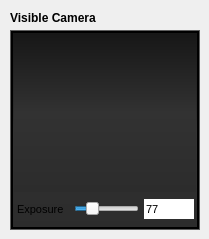
                  <widget class="QFrame" name="frame_29">
                   <property name="minimumSize">
                    <size>
                     <width>0</width>
                     <height>232</height>
                    </size>
                   </property>
                   <property name="styleSheet">
                    <string notr="true">border: none;</string>
                   </property>
                   <property name="frameShape">
                    <enum>QFrame::StyledPanel</enum>
                   </property>
                   <property name="frameShadow">
                    <enum>QFrame::Raised</enum>
                   </property>
                   <widget class="QLabel" name="label_52">
                    <property name="geometry">
                     <rect>
                      <x>10</x>
                      <y>10</y>
                      <width>161</width>
                      <height>16</height>
                     </rect>
                    </property>
                    <property name="font">
                     <font>
                      <weight>75</weight>
                      <bold>true</bold>
                     </font>
                    </property>
                    <property name="styleSheet">
                     <string notr="true">border: none;</string>
                    </property>
                    <property name="text">
                     <string>Visible Camera</string>
                    </property>
                   </widget>
                   <widget class="QFrame" name="frame_86">
                    <property name="geometry">
                     <rect>
                      <x>10</x>
                      <y>30</y>
                      <width>190</width>
                      <height>200</height>
                     </rect>
                    </property>
                    <property name="minimumSize">
                     <size>
                      <width>190</width>
                      <height>100</height>
                     </size>
                    </property>
                    <property name="maximumSize">
                     <size>
                      <width>190</width>
                      <height>200</height>
                     </size>
                    </property>
                    <property name="styleSheet">
                     <string notr="true">QFrame {
background-color: none;
border: 1px solid rgb(95, 95, 95)
}</string>
                    </property>
                    <property name="frameShape">
                     <enum>QFrame::StyledPanel</enum>
                    </property>
                    <property name="frameShadow">
                     <enum>QFrame::Raised</enum>
                    </property>
                    <widget class="QFrame" name="frame_87">
                     <property name="geometry">
                      <rect>
                       <x>1</x>
                       <y>1</y>
                       <width>188</width>
                       <height>198</height>
                      </rect>
                     </property>
                     <property name="minimumSize">
                      <size>
                       <width>100</width>
                       <height>198</height>
                      </size>
                     </property>
                     <property name="maximumSize">
                      <size>
                       <width>190</width>
                       <height>198</height>
                      </size>
                     </property>
                     <property name="styleSheet">
                      <string notr="true">QFrame {

background-color: qlineargradient(spread:pad, x1:0, y1:0, x2:0, y2:1, stop:0 rgba(23, 23, 23, 255), stop:0.497561 rgba(50, 50, 50, 255), stop:1 rgba(44, 44, 44, 255));
border: 2px solid black;
}</string>
                     </property>
                     <property name="frameShape">
                      <enum>QFrame::StyledPanel</enum>
                     </property>
                     <property name="frameShadow">
                      <enum>QFrame::Raised</enum>
                     </property>
                     <widget class="QLabel" name="labelSnapshotThumbnail_18">
                      <property name="geometry">
                       <rect>
                        <x>3</x>
                        <y>3</y>
                        <width>182</width>
                        <height>158</height>
                       </rect>
                      </property>
                      <property name="styleSheet">
                       <string notr="true">border: none;</string>
                      </property>
                      <property name="text">
                       <string/>
                      </property>
                      <property name="pixmap">
                       <pixmap resource="vis_gallery_resources.qrc">:/samples/images/vis_gallery/example_vis_camera_13.jpg</pixmap>
                      </property>
                      <property name="scaledContents">
                       <bool>true</bool>
                      </property>
                     </widget>
                     <widget class="QLabel" name="label_53">
                      <property name="geometry">
                       <rect>
                        <x>6</x>
                        <y>170</y>
                        <width>61</width>
                        <height>16</height>
                       </rect>
                      </property>
                      <property name="font">
                       <font>
                        <pointsize>8</pointsize>
                       </font>
                      </property>
                      <property name="styleSheet">
                       <string notr="true">border:none; background: none;</string>
                      </property>
                      <property name="text">
                       <string>Exposure</string>
                      </property>
                     </widget>
                     <widget class="QSlider" name="horizontalSlider_26">
                      <property name="geometry">
                       <rect>
                        <x>63</x>
                        <y>170</y>
                        <width>65</width>
                        <height>16</height>
                       </rect>
                      </property>
                      <property name="value">
                       <number>22</number>
                      </property>
                      <property name="orientation">
                       <enum>Qt::Horizontal</enum>
                      </property>
                     </widget>
                     <widget class="QSpinBox" name="spinBox_55">
                      <property name="geometry">
                       <rect>
                        <x>133</x>
                        <y>168</y>
                        <width>50</width>
                        <height>20</height>
                       </rect>
                      </property>
                      <property name="minimumSize">
                       <size>
                        <width>50</width>
                        <height>0</height>
                       </size>
                      </property>
                      <property name="maximumSize">
                       <size>
                        <width>50</width>
                        <height>16777215</height>
                       </size>
                      </property>
                      <property name="font">
                       <font>
                        <pointsize>8</pointsize>
                       </font>
                      </property>
                      <property name="styleSheet">
                       <string notr="true"/>
                      </property>
                      <property name="buttonSymbols">
                       <enum>QAbstractSpinBox::NoButtons</enum>
                      </property>
                      <property name="value">
                       <number>77</number>
                      </property>
                     </widget>
                    </widget>
                   </widget>
                  </widget>
